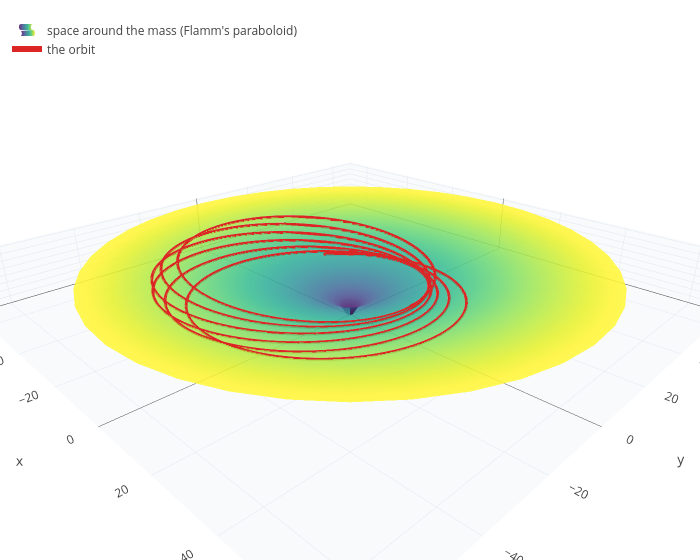

The notebook cell saved with this chart:
### Markdown cell above
## 3. Straight from the metric

The orbit equation above came from the geodesic equations, but we can also integrate the full four-dimensional
geodesic equations directly. The planet starts at perihelion with $\dot\phi = L/r^2$ and $\dot t$ fixed so that
$g_{ab}\dot x^a\dot x^b = -1$. This time we draw the orbit on Flamm's paraboloid from part 4, the shape of space around
the mass:

### Code cell
S = metric.generate(schwarzschild);
L = h;
ut = sqrt((1+L^2/rp^2)/(1-r_s/rp));
orbit = geodesic(S, [0 rp pi/2 0], [ut 0 0 L/rp^2], 11000, [r*cos(phi) r*sin(phi) 2*sqrt(r_s*(r-r_s))], 20000);
well = surface(r*cos(phi), r*sin(phi), 2*sqrt(r_s*(r-r_s)), r, 1, 65, phi, 0, 2*pi);
legend(show(well, orbit), "space around the mass (Flamm's paraboloid)", "the orbit")

### Figure 1 — Plotly figure (JSON) as saved in the notebook; plotly's stock layout.template omitted (floating-point values rounded to 4 significant figures; data arrays with more than 128 entries replaced by an {"elided": "..."} marker saying what was removed)
{"data": [{"colorscale": "Viridis", "name": "space around the mass (Flamm's paraboloid)", "opacity": 0.85, "showlegend": true, "showscale": false, "type": "surface", "x": {"elided": "41x41 float values"}, "y": {"elided": "41x41 float values"}, "z": {"elided": "41x41 float values"}}, {"line": {"color": "#dc2626", "width": 6}, "mode": "lines", "name": "the orbit", "type": "scatter3d", "x": {"elided": "1430 float values"}, "y": {"elided": "1430 float values"}, "z": {"elided": "1430 float values"}}], "layout": {"height": 560, "legend": {"x": 0.01, "y": 0.99}, "margin": {"b": 0, "l": 0, "r": 0, "t": 10}, "scene": {"aspectmode": "data", "camera": {"eye": {"x": 1.6, "y": -1.6, "z": 1.0}}, "xaxis": {"backgroundcolor": "#f8fafc", "gridcolor": "#e2e8f0", "showbackground": true, "title": {"text": "x"}}, "yaxis": {"backgroundcolor": "#f8fafc", "gridcolor": "#e2e8f0", "showbackground": true, "title": {"text": "y"}}, "zaxis": {"backgroundcolor": "#f8fafc", "gridcolor": "#e2e8f0", "showbackground": true, "title": {"text": "z"}}}, "showlegend": true, "title": {"text": ""}, "width": 700}}
